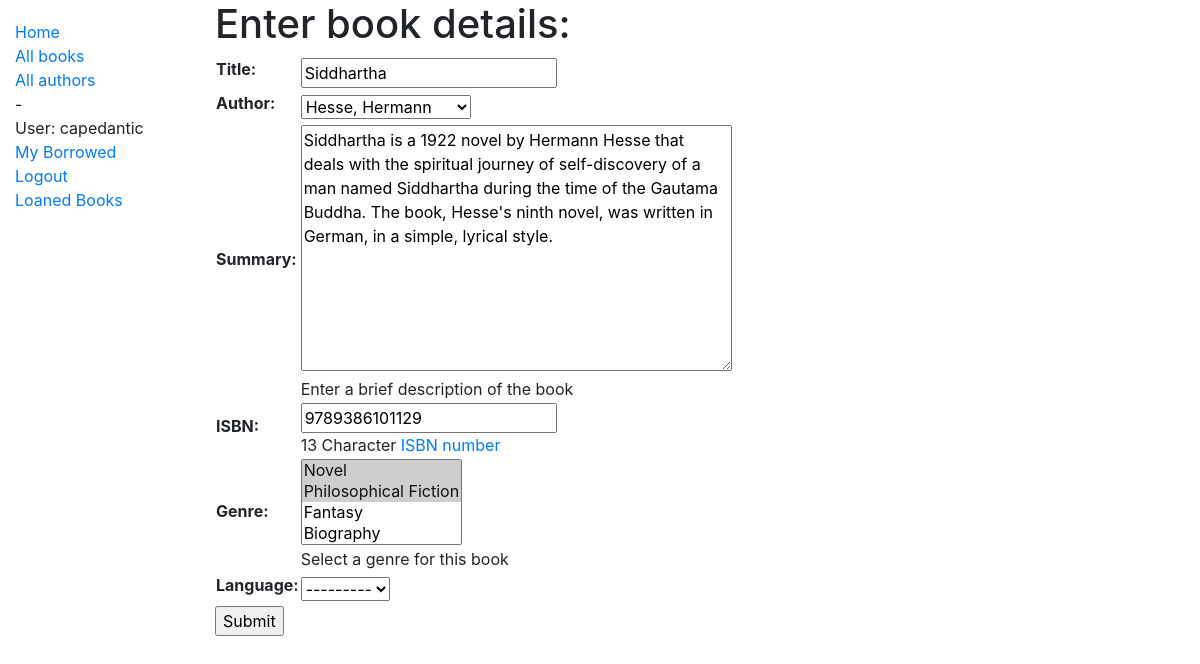
Screenshot of /catalog/book/1/update/ (signed in) with the database file from the repository.
### catalog/models.py (models this page shows, shortened)
class Book(models.Model):
    title = models.CharField(max_length=200)
    author = models.ForeignKey('Author', on_delete=models.SET_NULL, null=True)
    summary = models.TextField(max_length=1000, help_text='Enter a brief description of the book')
    isbn = models.CharField('ISBN', max_length=13, unique=True,
                            help_text='13 Character <a href="https://www.isbn-international.org/content/what-isbn">ISBN number</a>')
    genre = models.ManyToManyField(Genre, help_text='Select a genre for this book')
    language = models.ForeignKey('Language', on_delete=models.SET_NULL, null=True)
    def display_genre(self):
        """Create a string for the Genre. This is required to display genre in Admin."""
        return ', '.join(genre.name for genre in self.genre.all()[:3])
    display_genre.short_description = 'Genre'

### catalog/views.py (the view)
# urls.py: path('book/<int:pk>/update/', views.BookUpdate.as_view(), name='book-update'),
class BookUpdate(PermissionRequiredMixin, UpdateView):
    model = Book
    fields = '__all__'
    permission_required = 'catalog.can_view_all_loaned'

### catalog/models.py (called while the page is built)
    def __str__(self):
        return self.name

    def __str__(self):
        return self.name

    def __str__(self):
        return f'{self.last_name}, {self.first_name}'

### catalog/templates/catalog/book_form.html (shortened to what this page needs)
{% extends "base_generic.html" %}
{% block content %}
  <h1>Enter book details:</h1>
  <form action="" method="post">
    <table>
    {{ form.as_table }}
    </table>
    <input type="submit" value="Submit">
  </form>
{% endblock %}

### catalog/templates/base_generic.html (shortened to what this page needs)
<!DOCTYPE html>
<html lang="en">
<head>
  <link rel="stylesheet" href="https://cdn.jsdelivr.net/npm/bootstrap@4.5.3/dist/css/bootstrap.min.css">
  {% load static %}
  <link rel="stylesheet" href="{% static 'css/styles.css' %}">
  </head>
<body>
  <div class="container-fluid">
    <div class="row">
      <div class="col-sm-2">
      {% block sidebar %}
        <ul class="sidebar-nav">
          <li><a href="{% url 'index' %}">Home</a></li>
          <li><a href="{% url 'books' %}">All books</a></li>
          <li><a href="{% url 'authors' %}">All authors</a></li>
          <li>-</li>
        {% if user.is_authenticated %}
          <li>User: {{ user.get_username }}</li>
          <li><a href="{% url 'my-borrowed' %}">My Borrowed</a></li>
          <li><a href="{% url 'logout' %}?next={{request.path}}">Logout</a></li>
        {% else %}
          <li><a href="{% url 'login' %}?next={{request.path}}">Login</a></li>
        {% endif %}
        {% if perms.catalog.can_view_all_loaned %}
          <li><a href="{% url 'all-borrowed' %}">Loaned Books</a></li>
        {% endif %}
        </ul>
      {% endblock %}
      </div>
      <div class="col-sm-10">{% block content %}{% endblock %}
      </div>
    </div>
  </div>
</body>
</html>

### catalog/static/css/styles.css (style rules this page uses)
.sidebar-nav { margin-top: 20px; padding: 0; list-style: none; }

### rows the page displays
Book: title "Siddhartha", author "Hesse, Hermann", summary "Siddhartha is a 1922 novel by Hermann Hesse that deals with the spiritual journey of self-discovery of a man named Siddhartha during the time of the Gautama Buddha. The book, Hesse's ninth novel, was written in German, in a simple, lyrical style.", isbn "9789386101129", language "---------"

### other values shown
{{ user.get_username }} "capedantic"
